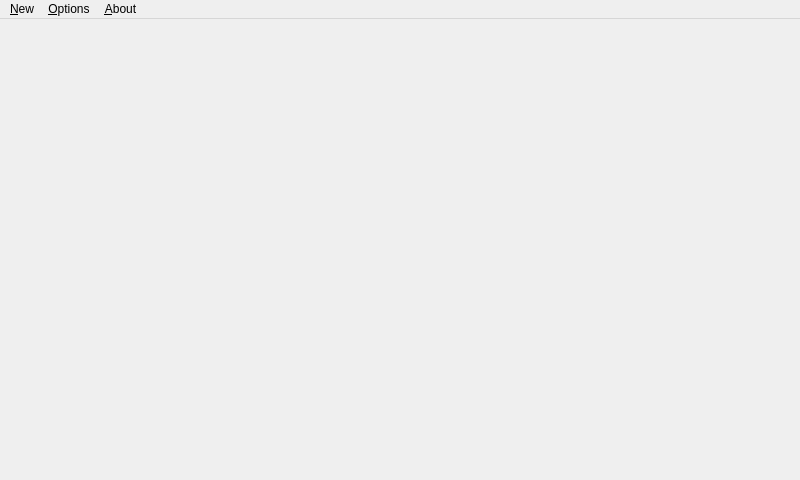
<?xml version="1.0" encoding="UTF-8"?>
<ui version="4.0">
 <class>MainWindow</class>
 <widget class="QMainWindow" name="MainWindow">
  <property name="geometry">
   <rect>
    <x>0</x>
    <y>0</y>
    <width>800</width>
    <height>480</height>
   </rect>
  </property>
  <property name="windowTitle">
   <string>MainWindow</string>
  </property>
  <widget class="QWidget" name="centralWidget"/>
  <widget class="QMenuBar" name="menuBar">
   <property name="geometry">
    <rect>
     <x>0</x>
     <y>0</y>
     <width>800</width>
     <height>22</height>
    </rect>
   </property>
   <widget class="QMenu" name="menuNew">
    <property name="title">
     <string>&amp;New</string>
    </property>
    <addaction name="action_New_game"/>
    <addaction name="action_Close"/>
   </widget>
   <widget class="QMenu" name="menu_Options">
    <property name="title">
     <string>&amp;Options</string>
    </property>
    <addaction name="action_One_Player"/>
    <addaction name="action_Two_Players"/>
   </widget>
   <widget class="QMenu" name="menu_About">
    <property name="title">
     <string>&amp;About</string>
    </property>
    <addaction name="action_Help"/>
   </widget>
   <addaction name="menuNew"/>
   <addaction name="menu_Options"/>
   <addaction name="menu_About"/>
  </widget>
  <action name="action_New_game">
   <property name="text">
    <string>&amp;New game</string>
   </property>
  </action>
  <action name="action_Close">
   <property name="text">
    <string>&amp;Close</string>
   </property>
  </action>
  <action name="action_One_Player">
   <property name="text">
    <string>&amp;One Player</string>
   </property>
  </action>
  <action name="action_Two_Players">
   <property name="text">
    <string>&amp;Two Players</string>
   </property>
  </action>
  <action name="action_Help">
   <property name="text">
    <string>&amp;Help</string>
   </property>
  </action>
 </widget>
 <layoutdefault spacing="6" margin="11"/>
 <resources/>
 <connections/>
</ui>
